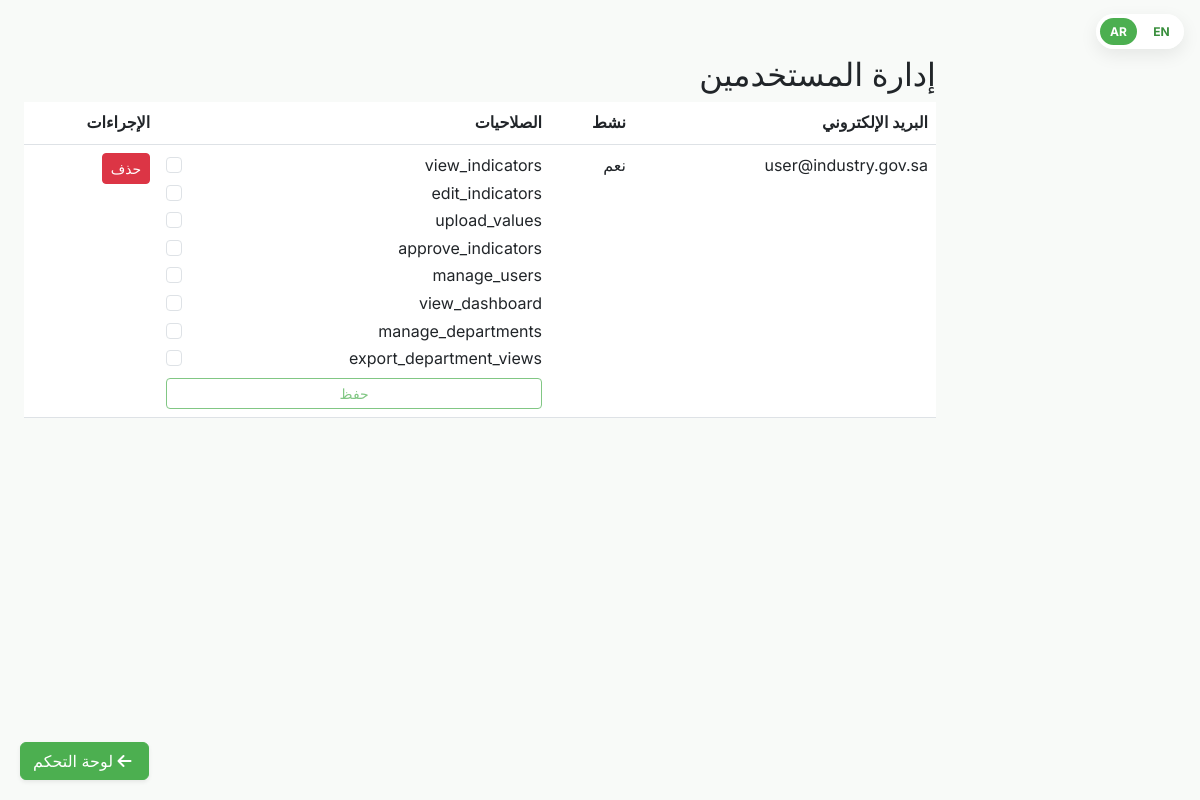
Screenshot of /user-management?lang=ar with the database file from the repository.
### models.py (models this page shows)
class User(Base):
    __tablename__ = "users"
    id = Column(Integer, primary_key=True, index=True)
    email = Column(String, unique=True, nullable=False, index=True)
    password_hash = Column(Text, nullable=False)
    full_name = Column(String(255), nullable=True)
    is_active = Column(Integer, default=1)  # use Boolean if preferred
    created_at = Column(DateTime, server_default=func.now())
    permissions = relationship(
    "Permission",
    secondary="user_permissions",
    back_populates="users",
    foreign_keys="[UserPermission.user_id, UserPermission.permission_id]"  # 👈 Fix here
    )

class Permission(Base):
    __tablename__ = "permissions"
    id = Column(Integer, primary_key=True)
    name = Column(String(100), unique=True, nullable=False)
    description = Column(Text, nullable=True)
    users = relationship(
    "User",
    secondary="user_permissions",
    back_populates="permissions",
    foreign_keys="[UserPermission.user_id, UserPermission.permission_id]"  # 👈 Match
    )

### main.py (the view)
@app.get("/user-management", response_class=HTMLResponse)
def user_management(request: Request, db: Session = Depends(get_db)):
    users = db.query(User).all()
    all_permissions = [p.name for p in db.query(Permission).all()]
    user_permissions = {
        user.id: [perm.name for perm in db.query(Permission).join(UserPermission).filter(UserPermission.user_id == user.id).all()]
        for user in users
    }
    return templates.TemplateResponse("user_management.html", {
        "request": request,
        "users": users,
        "all_permissions": all_permissions,
        "user_permissions": user_permissions,
        "lang": get_lang(request),
    })

### templates/user_management.html (shortened to what this page needs)
{% extends "base.html" %}
{% block content %}
{% set current_lang = request.query_params.get('lang', lang if lang is defined else 'en') if request else (lang if lang is defined else 'en') %}
<div class="container mt-4">
    <h2>{{ 'إدارة المستخدمين' if current_lang == 'ar' else 'User Management' }}</h2>
    <table class="table">
        <thead>
            <tr>
                <th>{{ 'البريد الإلكتروني' if current_lang == 'ar' else 'Email' }}</th>
                <th>{{ 'نشط' if current_lang == 'ar' else 'Active' }}</th>
                <th>{{ 'الصلاحيات' if current_lang == 'ar' else 'Permissions' }}</th>
                <th>{{ 'الإجراءات' if current_lang == 'ar' else 'Actions' }}</th>
            </tr>
        </thead>
        <tbody>
            {% for user in users %}
            <tr>
                <td>{{ user.email }}</td>
                <td>{{ 'نعم' if user.is_active and current_lang == 'ar' else ('لا' if current_lang == 'ar' else ("Yes" if user.is_active else "No")) }}</td>
                <td>
                    <form method="post" action="/indicator-library/users/{{ user.id }}/permissions?lang={{ current_lang }}">
                        <div class="d-flex flex-column">
                            {% for perm in all_permissions %}
                                <div class="form-check">
                                    <input class="form-check-input" type="checkbox"
                                           name="permissions" value="{{ perm }}"
                                           {% if perm in user_permissions.get(user.id, []) %}checked{% endif %}>
                                    <label class="form-check-label">{{ perm }}</label>
                                </div>
                            {% endfor %}
                            <button type="submit" class="btn btn-sm btn-outline-primary mt-1">{{ 'حفظ' if current_lang == 'ar' else 'Save' }}</button>
                        </div>
                    </form>
                </td>
                <td>
                    <form method="post" action="/indicator-library/delete-user?lang={{ current_lang }}" style="display:inline;">
                        <button type="submit" class="btn btn-sm btn-danger">{{ 'حذف' if current_lang == 'ar' else 'Delete' }}</button>
                    </form>
                </td>
            </tr>
            {% endfor %}
        </tbody>
    </table>
</div>
{% endblock %}

### templates/base.html (style rules this page uses)
:root { --primary-green: #4CAF50; --light-green: #E8F5E9; --dark-green: #388E3C; --accent-green: #81C784; }
body { background-color: #f8faf8; font-family: 'Inter', 'Segoe UI', Tahoma, Geneva, Verdana, sans-serif; line-height: 1.6; padding-left: 240px; transition: padding 0.3s ease; }
html[dir="rtl"] body { padding-left: 0; padding-right: 240px; }
.container { padding-top: 1rem; }
.btn-outline-primary { border-color: var(--accent-green); color: var(--accent-green); }

### rows the page displays
User: email "user@industry.gov.sa", is_active "نعم", value "حفظ", value "حذف"
Permission: name "view_indicators"
Permission: name "edit_indicators"
Permission: name "upload_values"
Permission: name "approve_indicators"
Permission: name "manage_users"
Permission: name "view_dashboard"
Permission: name "manage_departments"
Permission: name "export_department_views"

### other values shown
{{ 'إدارة المستخدمين' if current_lang == 'ar' else 'User Management' }} "إدارة المستخدمين"
{{ 'البريد الإلكتروني' if current_lang == 'ar' else 'Email' }} "البريد الإلكتروني"
{{ 'نشط' if current_lang == 'ar' else 'Active' }} "نشط"
{{ 'الصلاحيات' if current_lang == 'ar' else 'Permissions' }} "الصلاحيات"
{{ 'الإجراءات' if current_lang == 'ar' else 'Actions' }} "الإجراءات"
